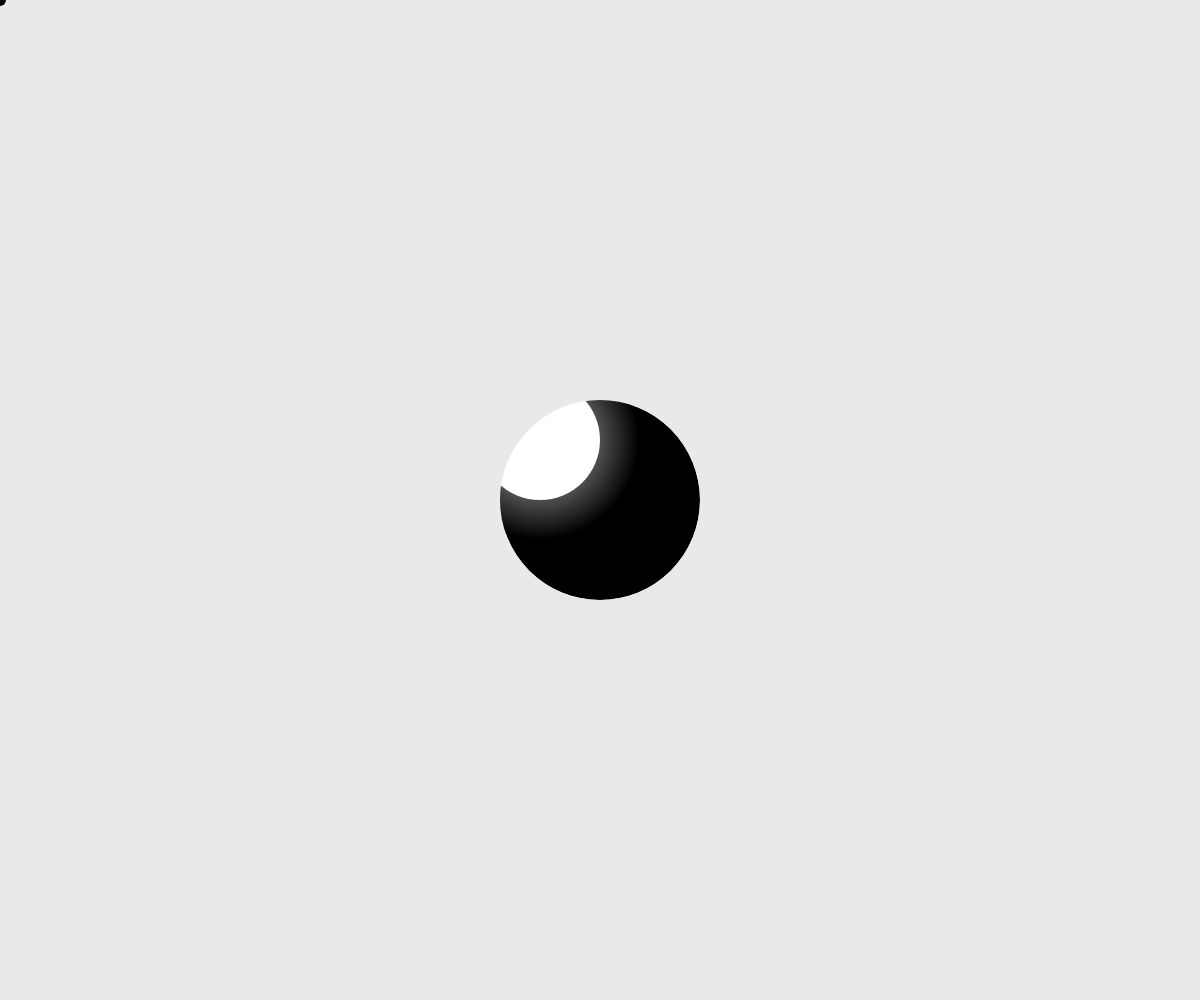
Frame 1 (no input)
Frame 60 (no input): identical to frame 1, image omitted
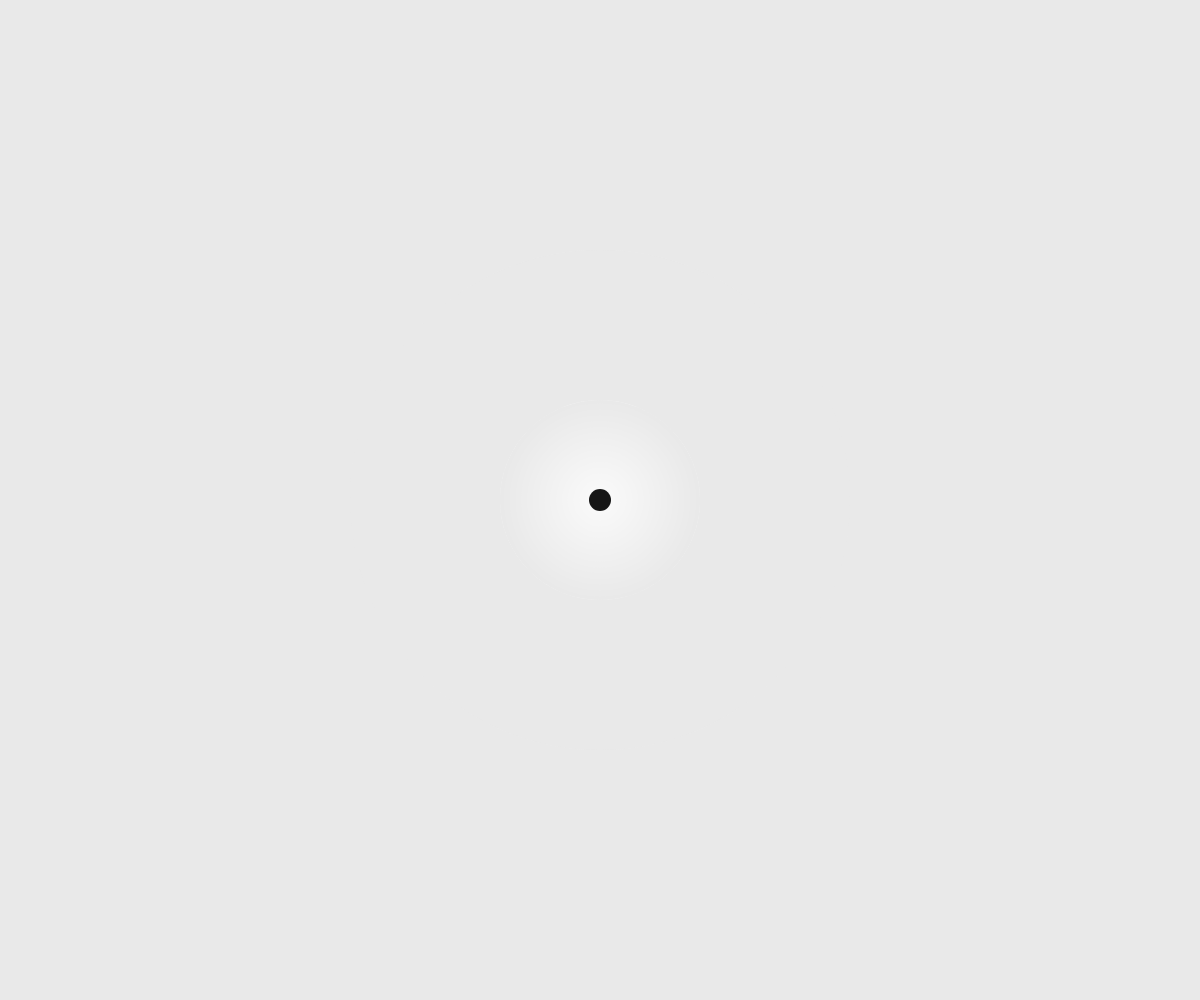
Frame 120 (the mouse pressed at the canvas centre since frame 60)

The p5.js sketch that drew these frames (run headless with seeded random() and noise() and a simulated clock; from frame 60 on, the mouse is pressed at the canvas centre):

// p5.js sketch
// ── sketch.js
let xlimit;
let ylimit;
let bgCol = 233;
function setup() {
    createCanvas(windowWidth, windowHeight);
    xlimit = 60;
    ylimit = 60;
    noCursor();
    background(bgCol);

}

function draw() {
  background(bgCol);

  let posx = map(mouseX, 0, width, -xlimit, xlimit);
  let posy = map(mouseY, 0, height, -ylimit, ylimit);

  // the hole
  noStroke();
  let holeSize = 200;
  let gradientStep = 2;
  fill(0);
  ellipse(width/2, height/2, holeSize, holeSize);

  push();
  translate(width/2, height/2);
  for(let i=0; i<holeSize; i+=gradientStep){
    fill(i);
    ellipse(posx, posy, holeSize-i, holeSize-i);
  }
  pop();

  // the mover
  let centerFill = map(abs(posx)+abs(posy), 0, xlimit+ylimit, bgCol, 255);
  let scale = map(abs(posx)+abs(posy), 0, xlimit+ylimit, 1.1, 0.6);

  fill(255, centerFill);
  push();
  translate(width/2, height/2);
  ellipse(posx, posy, holeSize*scale, holeSize*scale);
  pop();

  noFill();
  stroke(bgCol);
  let sw = 150;
  strokeWeight(sw);
  ellipse(width/2, height/2, holeSize+sw, holeSize+sw);

  noStroke();
  fill(255-centerFill);
  ellipse(mouseX, mouseY, holeSize*scale/10, holeSize*scale/10);
}

// ── Cell.js
class Cell {

  constructor(pos, r, c) {
    if (pos) {
      this.pos = pos.copy();
    } else {
      this.pos = createVector(random(width), random(height));
    }
    this.r = r || 255;
    this.c = c || 255;



  }

  clicked(x, y) {
    let d = dist(this.pos.x, this.pos.y, x, y);
    if (d < this.r) {
      return true;
    } else {
      return false;
    }
  }
  mitosis() {
    this.pos.x += random(width)-width/2;
    this.pos.y += random(height)-height/2;

    let cell = new Cell(this.pos, this.r*0.8, this.c*0.9);
    return cell;
    // let cellB = new Cell(this.pos, this.r/2, this.c);
  }

  move() {
    this.pos.x = lerp(this.pos.x, mouseX, 1/this.r);
    this.pos.y = lerp(this.pos.y, mouseY, 1/this.r);
  }

  show() {
    noStroke();
    fill(255, this.c);
    ellipse(this.pos.x, this.pos.y, this.r, this.r);
  }


}
